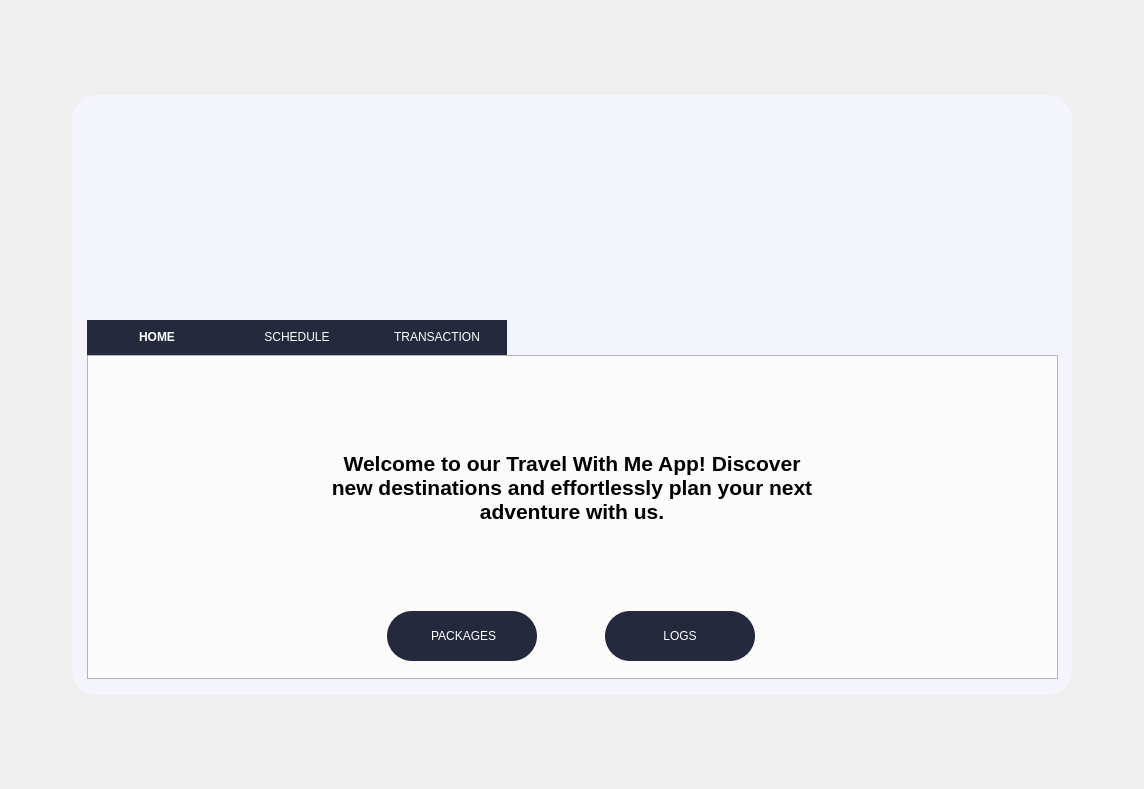
<?xml version="1.0" encoding="UTF-8"?>
<ui version="4.0">
 <class>MAIN</class>
 <widget class="QMainWindow" name="MAIN">
  <property name="geometry">
   <rect>
    <x>0</x>
    <y>0</y>
    <width>1144</width>
    <height>789</height>
   </rect>
  </property>
  <property name="minimumSize">
   <size>
    <width>1000</width>
    <height>600</height>
   </size>
  </property>
  <property name="windowTitle">
   <string>Travel With Me</string>
  </property>
  <property name="styleSheet">
   <string notr="true">QMainWindow {
    border-image: url(:/img/BGMAIN.jpg);
}

QTabWidget::tab-bar {
    alignment: center;
}

QTabBar::tab {
    background-color: #24293E;
    color: white;
    padding: 10px;
    min-width: 120px;
    border-bottom: 1px solid #24293E;
}

QTabBar::tab:selected {
    font-weight: bold;
}

QTabWidget::pane {
    background-color: #FFFFFF;
}

#frame_2 {
    border-radius: 25px;
    background-color: #f4f5fc;
}

#bgmode {
    background-color: transparent;
    background: transparent;
    border: transparent;
}

#logoutbtn {
    background-color: transparent;
    background: transparent;
    border: transparent;
}

#frame,
#frame_3,
#frame_4 {
    background: qlineargradient(spread:pad, x1:0, y1:1, x2:1, y2:0,
            stop:0 #f4f5fc,
            stop:0.25 #eaebf0,
            stop:0.5 #e0e0e4,
            stop:0.75 #d6d6d8,
            stop:1 #cccccc);
    border-radius: 5px;
}

#framebg {
    background: #f4f5fc;
    border-radius: 25px;
}

#packagesbtn,
#logsbtn {
    border-radius: 25px;
    color: white;
    background-color: #24293e;
}

#label_3,
#Label_4 {
    height: 256px;
    width: 200px;
}

/* General QCalendarWidget Style */
QCalendarWidget {
    background-color: #ffffff;
    border: 1px solid #cccccc;
    border-radius: 8px;
    font-family: &quot;Segoe UI&quot;, &quot;Arial&quot;, sans-serif;
    font-size: 14px;
    color: #333333;
}

/* Navigation Bar */
QCalendarWidget QToolButton {
    color: #ffffff;
    background-color: #24293E;
    border: none;
    border-radius: 4px;
    padding: 5px;
}

QCalendarWidget QToolButton:hover {
    font-style: bold;
}

QCalendarWidget QToolButton::disabled {
    background-color: #9E9E9E;
}

/* Header (Month/Year) */
QCalendarWidget QWidget#qt_calendar_navigationbar {
    background-color: #24293E;
    color: #ffffff;
    border-top-left-radius: 8px;
    border-top-right-radius: 8px;
}

QCalendarWidget QToolButton::menu-indicator {
    image: none;
}

/* Day Headers (e.g., Mon, Tue) */
QCalendarWidget QTableView {
    border: none;
}

QCalendarWidget QHeaderView::section {
    color: #333333;
    background-color: #f2f2f2;
    border: none;
    padding: 5px;
}

/* Day Cells */
QCalendarWidget QTableView::item {
    border: none;
    padding: 5px;
}

QCalendarWidget QTableView::item:selected {
    background-color: #4CAF50;
    color: #ffffff;
}

QCalendarWidget QTableView::item:hover {
    background-color: #a5d6a7;
    color: #333333;
}

/* Today Highlight */
QCalendarWidget QWidget#qt_calendar_today {
    border: 1px solid #4CAF50;
    background-color: #ffffff;
    color: #4CAF50;
    border-radius: 4px;
}

QCalendarWidget QWidget#qt_calendar_today::hover {
    background-color: #e8f5e9;
    border: 1px solid #4CAF50;
}

/* Navigation Buttons */
QCalendarWidget QToolButton::left-arrow {
    image: url(:/icons/left-arrow.png);
    /* Ensure you have an appropriate icon */
}

QCalendarWidget QToolButton::right-arrow {
    image: url(:/icons/right-arrow.png);
    /* Ensure you have an appropriate icon */
}

QCalendarWidget {
    border: 1px solid black;
}

#addbtn,
#editbtn,
#delbtn {
    border-radius: 25px;
    color: white;
    background-color: #24293e;
    padding-top: 20px;
    padding-bottom: 20px;
}

QTableWidget {
    border: 1px solid #dcdcdc;
    border-radius: 10px;
    background-color: #f8f8f8;
    font-size: 14px;
    font-family: Arial, Helvetica, sans-serif;
    color: #333333;
}

QTableWidget::item:selected {
    background-color: #00aaff;
    color: #ffffff;
}

QHeaderView::section {
    background-color: #e0e0e0;
    color: #333333;
    padding: 8px;
    border: none;
    border-bottom: 1px solid #dcdcdc;
}

QHeaderView::section:horizontal {
    border-right: 1px solid #dcdcdc;
}

QTableCornerButton::section {
    background-color: #e0e0e0;
    border: none;
    border-bottom: 1px solid #dcdcdc;
    border-right: 1px solid #dcdcdc;
}

QScrollBar:vertical {
    background: #f8f8f8;
    width: 15px;
    margin: 0px 3px 0px 3px;
    border-radius: 4px;
}

QScrollBar::handle:vertical {
    background: #c0c0c0;
    min-height: 20px;
    border-radius: 4px;
}

QScrollBar::add-line:vertical,
QScrollBar::sub-line:vertical {
    height: 0;
}

QScrollBar::add-page:vertical,
QScrollBar::sub-page:vertical {
    background: none;
}

QScrollBar:horizontal {
    background: #f8f8f8;
    height: 15px;
    margin: 3px 0px 3px 0px;
    border-radius: 4px;
}

QScrollBar::handle:horizontal {
    background: #c0c0c0;
    min-width: 20px;
    border-radius: 4px;
}

QScrollBar::add-line:horizontal,
QScrollBar::sub-line:horizontal {
    width: 0;
}

QScrollBar::add-page:horizontal,
QScrollBar::sub-page:horizontal {
    background: none;
}
</string>
  </property>
  <widget class="QWidget" name="centralwidget">
   <layout class="QGridLayout" name="gridLayout">
    <item row="1" column="0">
     <spacer name="horizontalSpacer_2">
      <property name="orientation">
       <enum>Qt::Horizontal</enum>
      </property>
      <property name="sizeHint" stdset="0">
       <size>
        <width>40</width>
        <height>20</height>
       </size>
      </property>
     </spacer>
    </item>
    <item row="1" column="3">
     <spacer name="horizontalSpacer">
      <property name="orientation">
       <enum>Qt::Horizontal</enum>
      </property>
      <property name="sizeHint" stdset="0">
       <size>
        <width>40</width>
        <height>20</height>
       </size>
      </property>
     </spacer>
    </item>
    <item row="2" column="1">
     <spacer name="verticalSpacer">
      <property name="orientation">
       <enum>Qt::Vertical</enum>
      </property>
      <property name="sizeHint" stdset="0">
       <size>
        <width>20</width>
        <height>40</height>
       </size>
      </property>
     </spacer>
    </item>
    <item row="0" column="2">
     <spacer name="verticalSpacer_4">
      <property name="orientation">
       <enum>Qt::Vertical</enum>
      </property>
      <property name="sizeHint" stdset="0">
       <size>
        <width>20</width>
        <height>40</height>
       </size>
      </property>
     </spacer>
    </item>
    <item row="2" column="2">
     <spacer name="verticalSpacer_2">
      <property name="orientation">
       <enum>Qt::Vertical</enum>
      </property>
      <property name="sizeHint" stdset="0">
       <size>
        <width>20</width>
        <height>40</height>
       </size>
      </property>
     </spacer>
    </item>
    <item row="1" column="1" colspan="2">
     <widget class="QFrame" name="framebg">
      <property name="sizePolicy">
       <sizepolicy hsizetype="Expanding" vsizetype="Expanding">
        <horstretch>0</horstretch>
        <verstretch>0</verstretch>
       </sizepolicy>
      </property>
      <property name="minimumSize">
       <size>
        <width>1000</width>
        <height>600</height>
       </size>
      </property>
      <property name="maximumSize">
       <size>
        <width>16777215</width>
        <height>16777215</height>
       </size>
      </property>
      <property name="mouseTracking">
       <bool>false</bool>
      </property>
      <property name="styleSheet">
       <string notr="true"/>
      </property>
      <property name="frameShape">
       <enum>QFrame::StyledPanel</enum>
      </property>
      <property name="frameShadow">
       <enum>QFrame::Raised</enum>
      </property>
      <widget class="QLabel" name="label">
       <property name="geometry">
        <rect>
         <x>20</x>
         <y>40</y>
         <width>950</width>
         <height>161</height>
        </rect>
       </property>
       <property name="maximumSize">
        <size>
         <width>950</width>
         <height>200</height>
        </size>
       </property>
       <property name="text">
        <string/>
       </property>
       <property name="pixmap">
        <pixmap resource="../icons/icons.qrc">:/img/BGL.png</pixmap>
       </property>
      </widget>
      <widget class="QTabWidget" name="tabWidget">
       <property name="geometry">
        <rect>
         <x>15</x>
         <y>225</y>
         <width>971</width>
         <height>360</height>
        </rect>
       </property>
       <property name="sizePolicy">
        <sizepolicy hsizetype="Preferred" vsizetype="Preferred">
         <horstretch>0</horstretch>
         <verstretch>0</verstretch>
        </sizepolicy>
       </property>
       <property name="minimumSize">
        <size>
         <width>971</width>
         <height>360</height>
        </size>
       </property>
       <property name="maximumSize">
        <size>
         <width>971</width>
         <height>360</height>
        </size>
       </property>
       <property name="styleSheet">
        <string notr="true"/>
       </property>
       <property name="currentIndex">
        <number>0</number>
       </property>
       <widget class="QWidget" name="home">
        <attribute name="title">
         <string>HOME</string>
        </attribute>
        <layout class="QHBoxLayout" name="horizontalLayout_2" stretch="0">
         <property name="spacing">
          <number>0</number>
         </property>
         <property name="sizeConstraint">
          <enum>QLayout::SetDefaultConstraint</enum>
         </property>
         <property name="leftMargin">
          <number>0</number>
         </property>
         <property name="topMargin">
          <number>0</number>
         </property>
         <property name="rightMargin">
          <number>0</number>
         </property>
         <property name="bottomMargin">
          <number>0</number>
         </property>
         <item>
          <widget class="QFrame" name="frame">
           <property name="sizePolicy">
            <sizepolicy hsizetype="Preferred" vsizetype="Preferred">
             <horstretch>0</horstretch>
             <verstretch>0</verstretch>
            </sizepolicy>
           </property>
           <property name="minimumSize">
            <size>
             <width>0</width>
             <height>0</height>
            </size>
           </property>
           <property name="maximumSize">
            <size>
             <width>970</width>
             <height>340</height>
            </size>
           </property>
           <property name="frameShape">
            <enum>QFrame::StyledPanel</enum>
           </property>
           <property name="frameShadow">
            <enum>QFrame::Raised</enum>
           </property>
           <layout class="QGridLayout" name="gridLayout_4">
            <item row="0" column="0">
             <layout class="QGridLayout" name="gridLayout_2">
              <property name="spacing">
               <number>0</number>
              </property>
              <item row="0" column="1">
               <widget class="QLabel" name="label_2">
                <property name="font">
                 <font>
                  <pointsize>16</pointsize>
                  <weight>75</weight>
                  <bold>true</bold>
                 </font>
                </property>
                <property name="text">
                 <string>Welcome to our Travel With Me App! Discover new destinations and effortlessly plan your next adventure with us.</string>
                </property>
                <property name="textFormat">
                 <enum>Qt::AutoText</enum>
                </property>
                <property name="alignment">
                 <set>Qt::AlignCenter</set>
                </property>
                <property name="wordWrap">
                 <bool>true</bool>
                </property>
               </widget>
              </item>
              <item row="0" column="0" rowspan="2">
               <widget class="QLabel" name="label_3">
                <property name="maximumSize">
                 <size>
                  <width>300</width>
                  <height>16777215</height>
                 </size>
                </property>
                <property name="text">
                 <string/>
                </property>
                <property name="pixmap">
                 <pixmap resource="../icons/icons.qrc">:/img/256X256LOGO.png</pixmap>
                </property>
                <property name="alignment">
                 <set>Qt::AlignCenter</set>
                </property>
               </widget>
              </item>
              <item row="0" column="2" rowspan="2">
               <widget class="QLabel" name="label_4">
                <property name="text">
                 <string/>
                </property>
                <property name="pixmap">
                 <pixmap resource="../icons/icons.qrc">:/img/256LOGO2.png</pixmap>
                </property>
                <property name="alignment">
                 <set>Qt::AlignCenter</set>
                </property>
               </widget>
              </item>
              <item row="1" column="1">
               <layout class="QHBoxLayout" name="horizontalLayout_5" stretch="0,0">
                <property name="spacing">
                 <number>1</number>
                </property>
                <property name="sizeConstraint">
                 <enum>QLayout::SetDefaultConstraint</enum>
                </property>
                <property name="bottomMargin">
                 <number>10</number>
                </property>
                <item>
                 <widget class="QPushButton" name="packagesbtn">
                  <property name="sizePolicy">
                   <sizepolicy hsizetype="Minimum" vsizetype="Fixed">
                    <horstretch>0</horstretch>
                    <verstretch>0</verstretch>
                   </sizepolicy>
                  </property>
                  <property name="minimumSize">
                   <size>
                    <width>150</width>
                    <height>50</height>
                   </size>
                  </property>
                  <property name="maximumSize">
                   <size>
                    <width>150</width>
                    <height>50</height>
                   </size>
                  </property>
                  <property name="text">
                   <string> PACKAGES</string>
                  </property>
                 </widget>
                </item>
                <item>
                 <widget class="QPushButton" name="logsbtn">
                  <property name="minimumSize">
                   <size>
                    <width>150</width>
                    <height>50</height>
                   </size>
                  </property>
                  <property name="maximumSize">
                   <size>
                    <width>150</width>
                    <height>50</height>
                   </size>
                  </property>
                  <property name="text">
                   <string>LOGS</string>
                  </property>
                 </widget>
                </item>
               </layout>
              </item>
             </layout>
            </item>
           </layout>
          </widget>
         </item>
        </layout>
       </widget>
       <widget class="QWidget" name="schedule">
        <attribute name="title">
         <string>SCHEDULE</string>
        </attribute>
        <layout class="QHBoxLayout" name="horizontalLayout_3">
         <property name="spacing">
          <number>0</number>
         </property>
         <property name="leftMargin">
          <number>0</number>
         </property>
         <property name="topMargin">
          <number>0</number>
         </property>
         <property name="rightMargin">
          <number>0</number>
         </property>
         <property name="bottomMargin">
          <number>0</number>
         </property>
         <item>
          <widget class="QFrame" name="frame_4">
           <property name="styleSheet">
            <string notr="true"/>
           </property>
           <property name="frameShape">
            <enum>QFrame::StyledPanel</enum>
           </property>
           <property name="frameShadow">
            <enum>QFrame::Raised</enum>
           </property>
           <layout class="QGridLayout" name="gridLayout_5">
            <item row="0" column="0">
             <layout class="QHBoxLayout" name="horizontalLayout_6">
              <item>
               <widget class="QCalendarWidget" name="calendarWidget">
                <property name="sizePolicy">
                 <sizepolicy hsizetype="Preferred" vsizetype="Preferred">
                  <horstretch>0</horstretch>
                  <verstretch>0</verstretch>
                 </sizepolicy>
                </property>
                <property name="minimumSize">
                 <size>
                  <width>50</width>
                  <height>50</height>
                 </size>
                </property>
                <property name="maximumSize">
                 <size>
                  <width>500</width>
                  <height>16777215</height>
                 </size>
                </property>
                <property name="cursor">
                 <cursorShape>ArrowCursor</cursorShape>
                </property>
                <property name="contextMenuPolicy">
                 <enum>Qt::DefaultContextMenu</enum>
                </property>
                <property name="layoutDirection">
                 <enum>Qt::LeftToRight</enum>
                </property>
                <property name="autoFillBackground">
                 <bool>false</bool>
                </property>
                <property name="locale">
                 <locale language="English" country="Philippines"/>
                </property>
                <property name="inputMethodHints">
                 <set>Qt::ImhNone</set>
                </property>
                <property name="firstDayOfWeek">
                 <enum>Qt::Sunday</enum>
                </property>
                <property name="gridVisible">
                 <bool>false</bool>
                </property>
                <property name="selectionMode">
                 <enum>QCalendarWidget::SingleSelection</enum>
                </property>
                <property name="horizontalHeaderFormat">
                 <enum>QCalendarWidget::SingleLetterDayNames</enum>
                </property>
                <property name="verticalHeaderFormat">
                 <enum>QCalendarWidget::NoVerticalHeader</enum>
                </property>
                <property name="navigationBarVisible">
                 <bool>true</bool>
                </property>
                <property name="dateEditEnabled">
                 <bool>false</bool>
                </property>
               </widget>
              </item>
              <item>
               <widget class="QScrollArea" name="scrollArea">
                <property name="widgetResizable">
                 <bool>true</bool>
                </property>
                <widget class="QWidget" name="scrollcontent">
                 <property name="geometry">
                  <rect>
                   <x>0</x>
                   <y>0</y>
                   <width>470</width>
                   <height>304</height>
                  </rect>
                 </property>
                 <layout class="QGridLayout" name="gridLayout_6">
                  <item row="0" column="0">
                   <widget class="QFrame" name="profileframe">
                    <property name="frameShape">
                     <enum>QFrame::StyledPanel</enum>
                    </property>
                    <property name="frameShadow">
                     <enum>QFrame::Raised</enum>
                    </property>
                    <layout class="QGridLayout" name="gridLayout_7"/>
                   </widget>
                  </item>
                 </layout>
                </widget>
               </widget>
              </item>
             </layout>
            </item>
           </layout>
          </widget>
         </item>
        </layout>
       </widget>
       <widget class="QWidget" name="transaction">
        <attribute name="title">
         <string>TRANSACTION</string>
        </attribute>
        <layout class="QHBoxLayout" name="horizontalLayout_7">
         <property name="spacing">
          <number>0</number>
         </property>
         <property name="leftMargin">
          <number>0</number>
         </property>
         <property name="topMargin">
          <number>0</number>
         </property>
         <property name="rightMargin">
          <number>0</number>
         </property>
         <property name="bottomMargin">
          <number>0</number>
         </property>
         <item>
          <widget class="QFrame" name="frame_3">
           <property name="frameShape">
            <enum>QFrame::StyledPanel</enum>
           </property>
           <property name="frameShadow">
            <enum>QFrame::Raised</enum>
           </property>
           <layout class="QGridLayout" name="gridLayout_3">
            <property name="leftMargin">
             <number>0</number>
            </property>
            <property name="topMargin">
             <number>0</number>
            </property>
            <property name="rightMargin">
             <number>0</number>
            </property>
            <property name="bottomMargin">
             <number>0</number>
            </property>
            <property name="spacing">
             <number>0</number>
            </property>
            <item row="0" column="0">
             <widget class="QTableWidget" name="tableWidget">
              <property name="styleSheet">
               <string notr="true"/>
              </property>
              <property name="gridStyle">
               <enum>Qt::SolidLine</enum>
              </property>
              <property name="wordWrap">
               <bool>false</bool>
              </property>
              <property name="rowCount">
               <number>0</number>
              </property>
              <attribute name="horizontalHeaderCascadingSectionResizes">
               <bool>false</bool>
              </attribute>
              <attribute name="horizontalHeaderDefaultSectionSize">
               <number>90</number>
              </attribute>
              <attribute name="horizontalHeaderHighlightSections">
               <bool>false</bool>
              </attribute>
              <attribute name="horizontalHeaderStretchLastSection">
               <bool>true</bool>
              </attribute>
              <column>
               <property name="text">
                <string>ID</string>
               </property>
              </column>
              <column>
               <property name="text">
                <string>NAME</string>
               </property>
              </column>
              <column>
               <property name="text">
                <string>CONTACT#</string>
               </property>
              </column>
              <column>
               <property name="text">
                <string>DATE</string>
               </property>
              </column>
              <column>
               <property name="text">
                <string>TIME</string>
               </property>
              </column>
              <column>
               <property name="text">
                <string>CLIENTS#</string>
               </property>
              </column>
              <column>
               <property name="text">
                <string>LOCATION</string>
               </property>
              </column>
              <column>
               <property name="text">
                <string>PACKAGE</string>
               </property>
              </column>
              <column>
               <property name="text">
                <string>DESTINATION</string>
               </property>
              </column>
              <column>
               <property name="text">
                <string>COST</string>
               </property>
              </column>
              <column>
               <property name="text">
                <string>PID</string>
               </property>
              </column>
             </widget>
            </item>
            <item row="1" column="0">
             <layout class="QHBoxLayout" name="horizontalLayout">
              <property name="spacing">
               <number>10</number>
              </property>
              <property name="leftMargin">
               <number>5</number>
              </property>
              <property name="topMargin">
               <number>10</number>
              </property>
              <property name="rightMargin">
               <number>5</number>
              </property>
              <property name="bottomMargin">
               <number>10</number>
              </property>
              <item>
               <spacer name="horizontalSpacer_3">
                <property name="orientation">
                 <enum>Qt::Horizontal</enum>
                </property>
                <property name="sizeHint" stdset="0">
                 <size>
                  <width>40</width>
                  <height>20</height>
                 </size>
                </property>
               </spacer>
              </item>
              <item>
               <widget class="QPushButton" name="addbtn">
                <property name="minimumSize">
                 <size>
                  <width>150</width>
                  <height>50</height>
                 </size>
                </property>
                <property name="maximumSize">
                 <size>
                  <width>150</width>
                  <height>50</height>
                 </size>
                </property>
                <property name="text">
                 <string>ADD</string>
                </property>
               </widget>
              </item>
              <item>
               <widget class="QPushButton" name="editbtn">
                <property name="minimumSize">
                 <size>
                  <width>150</width>
                  <height>50</height>
                 </size>
                </property>
                <property name="maximumSize">
                 <size>
                  <width>150</width>
                  <height>50</height>
                 </size>
                </property>
                <property name="text">
                 <string>EDIT</string>
                </property>
               </widget>
              </item>
              <item>
               <widget class="QPushButton" name="delbtn">
                <property name="minimumSize">
                 <size>
                  <width>150</width>
                  <height>50</height>
                 </size>
                </property>
                <property name="maximumSize">
                 <size>
                  <width>150</width>
                  <height>50</height>
                 </size>
                </property>
                <property name="text">
                 <string>DELETE</string>
                </property>
               </widget>
              </item>
              <item>
               <spacer name="horizontalSpacer_4">
                <property name="orientation">
                 <enum>Qt::Horizontal</enum>
                </property>
                <property name="sizeHint" stdset="0">
                 <size>
                  <width>40</width>
                  <height>20</height>
                 </size>
                </property>
               </spacer>
              </item>
             </layout>
            </item>
           </layout>
          </widget>
         </item>
        </layout>
       </widget>
      </widget>
      <widget class="QFrame" name="frame_2">
       <property name="geometry">
        <rect>
         <x>20</x>
         <y>20</y>
         <width>141</width>
         <height>71</height>
        </rect>
       </property>
       <layout class="QHBoxLayout" name="horizontalLayout_4">
        <property name="spacing">
         <number>0</number>
        </property>
        <property name="leftMargin">
         <number>0</number>
        </property>
        <property name="topMargin">
         <number>0</number>
        </property>
        <property name="rightMargin">
         <number>0</number>
        </property>
        <property name="bottomMargin">
         <number>0</number>
        </property>
        <item>
         <widget class="QPushButton" name="logoutbtn">
          <property name="sizePolicy">
           <sizepolicy hsizetype="Preferred" vsizetype="Preferred">
            <horstretch>0</horstretch>
            <verstretch>0</verstretch>
           </sizepolicy>
          </property>
          <property name="minimumSize">
           <size>
            <width>64</width>
            <height>64</height>
           </size>
          </property>
          <property name="maximumSize">
           <size>
            <width>64</width>
            <height>64</height>
           </size>
          </property>
          <property name="styleSheet">
           <string notr="true"/>
          </property>
          <property name="text">
           <string/>
          </property>
          <property name="icon">
           <iconset resource="../icons/icons.qrc">
            <normaloff>:/img/logout.png</normaloff>:/img/logout.png</iconset>
          </property>
          <property name="iconSize">
           <size>
            <width>32</width>
            <height>32</height>
           </size>
          </property>
          <property name="flat">
           <bool>true</bool>
          </property>
         </widget>
        </item>
        <item>
         <widget class="QPushButton" name="bgmode">
          <property name="enabled">
           <bool>true</bool>
          </property>
          <property name="sizePolicy">
           <sizepolicy hsizetype="Preferred" vsizetype="Preferred">
            <horstretch>0</horstretch>
            <verstretch>0</verstretch>
           </sizepolicy>
          </property>
          <property name="minimumSize">
           <size>
            <width>64</width>
            <height>64</height>
           </size>
          </property>
          <property name="maximumSize">
           <size>
            <width>64</width>
            <height>64</height>
           </size>
          </property>
          <property name="layoutDirection">
           <enum>Qt::LeftToRight</enum>
          </property>
          <property name="autoFillBackground">
           <bool>false</bool>
          </property>
          <property name="text">
           <string/>
          </property>
          <property name="icon">
           <iconset resource="../icons/icons.qrc">
            <normaloff>:/img/DRKMODE.png</normaloff>:/img/DRKMODE.png</iconset>
          </property>
          <property name="iconSize">
           <size>
            <width>32</width>
            <height>32</height>
           </size>
          </property>
          <property name="flat">
           <bool>false</bool>
          </property>
         </widget>
        </item>
       </layout>
      </widget>
     </widget>
    </item>
    <item row="0" column="1">
     <spacer name="verticalSpacer_3">
      <property name="orientation">
       <enum>Qt::Vertical</enum>
      </property>
      <property name="sizeHint" stdset="0">
       <size>
        <width>20</width>
        <height>40</height>
       </size>
      </property>
     </spacer>
    </item>
   </layout>
  </widget>
 </widget>
 <resources>
  <include location="../icons/icons.qrc"/>
 </resources>
 <connections/>
</ui>
